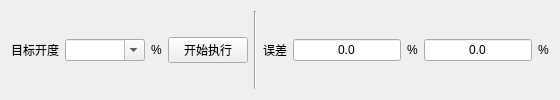
         <widget class="QWidget" name="tab_pgs">
          <attribute name="title">
           <string> PGS </string>
          </attribute>
          <layout class="QHBoxLayout" name="horizontalLayout_18" stretch="0,1,0,0,0,0,0,0,0,0">
           <item>
            <widget class="QLabel" name="label_36">
             <property name="text">
              <string>目标开度</string>
             </property>
            </widget>
           </item>
           <item>
            <widget class="QComboBox" name="comboBox_pgs_aimov">
             <property name="editable">
              <bool>true</bool>
             </property>
             <property name="currentText">
              <string/>
             </property>
             <property name="currentIndex">
              <number>-1</number>
             </property>
             <property name="insertPolicy">
              <enum>QComboBox::NoInsert</enum>
             </property>
             <property name="duplicatesEnabled">
              <bool>false</bool>
             </property>
             <item>
              <property name="text">
               <string>0.35MAX</string>
              </property>
             </item>
             <item>
              <property name="text">
               <string>0.75MAX</string>
              </property>
             </item>
             <item>
              <property name="text">
               <string>MAX</string>
              </property>
             </item>
            </widget>
           </item>
           <item>
            <widget class="QLabel" name="label_37">
             <property name="text">
              <string>%</string>
             </property>
            </widget>
           </item>
           <item>
            <widget class="QPushButton" name="pushButton_pgs_ovctrl">
             <property name="text">
              <string> 开始执行 </string>
             </property>
            </widget>
           </item>
           <item>
            <widget class="Line" name="line_11">
             <property name="orientation">
              <enum>Qt::Vertical</enum>
             </property>
            </widget>
           </item>
           <item>
            <widget class="QLabel" name="label_38">
             <property name="text">
              <string>误差</string>
             </property>
            </widget>
           </item>
           <item>
            <widget class="QLineEdit" name="lineEdit_pgs_err">
             <property name="text">
              <string>0.0</string>
             </property>
             <property name="alignment">
              <set>Qt::AlignCenter</set>
             </property>
             <property name="readOnly">
              <bool>true</bool>
             </property>
            </widget>
           </item>
           <item>
            <widget class="QLabel" name="label_39">
             <property name="text">
              <string>%</string>
             </property>
            </widget>
           </item>
           <item>
            <widget class="QLineEdit" name="lineEdit_pgs_errpercent">
             <property name="text">
              <string>0.0</string>
             </property>
             <property name="alignment">
              <set>Qt::AlignCenter</set>
             </property>
             <property name="readOnly">
              <bool>true</bool>
             </property>
            </widget>
           </item>
           <item>
            <widget class="QLabel" name="label_59">
             <property name="text">
              <string>%</string>
             </property>
            </widget>
           </item>
          </layout>
         </widget>
